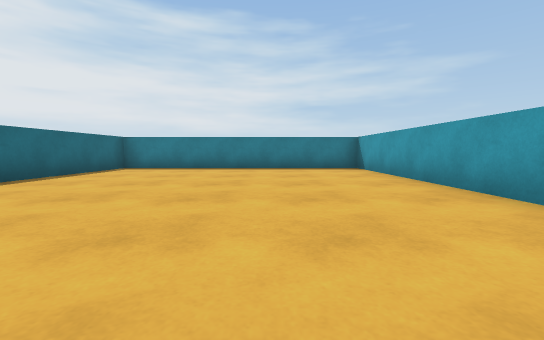
view 1 (above)

12 first-person views from a walk through a scene from a Unity 3-D project. The camera is 0.55 m above the floor, tilts 4° down and sees 90° across. The floor is counted in squares, 1 m on a side. Each view is taken from the middle of a square. On the plan, view 1 faces up. The plan holds only what a view shows up to about 9 squares ahead; the rest is blank. The place goes on beyond the plan. The player is left out. Surface patterns are stand-ins for the level's own textures.

view 2
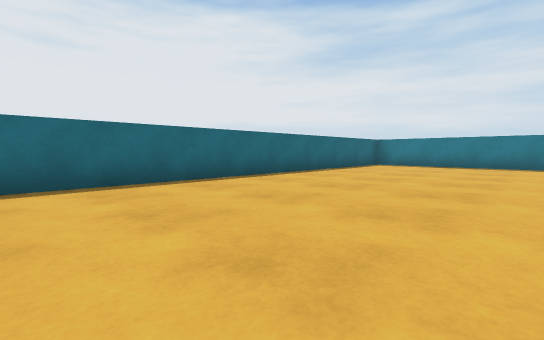

view 3
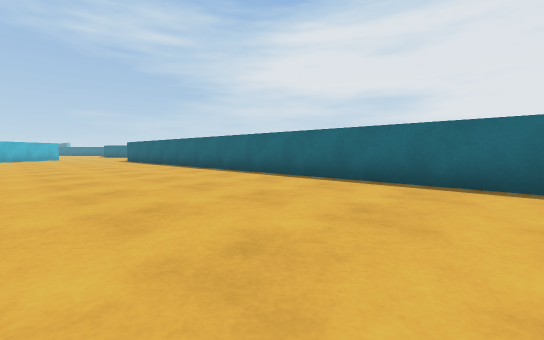

view 4
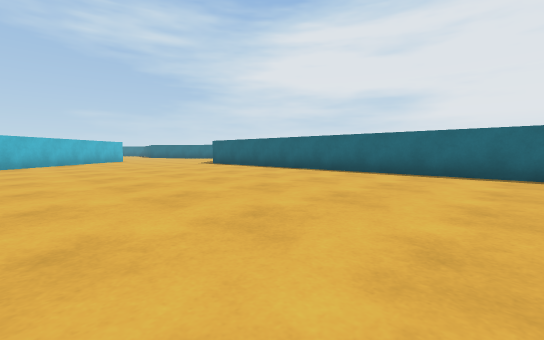

view 5
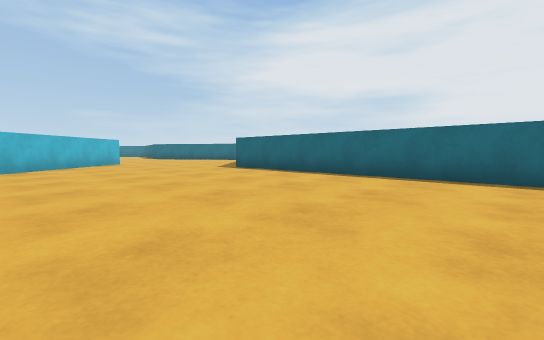

view 6
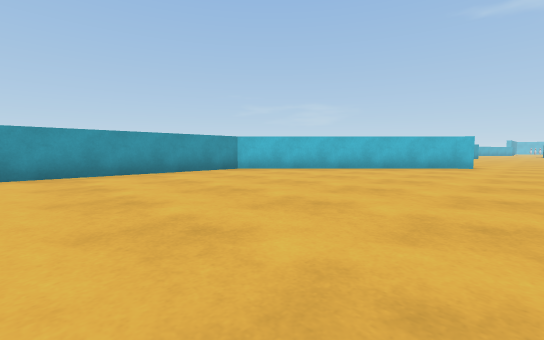

view 7
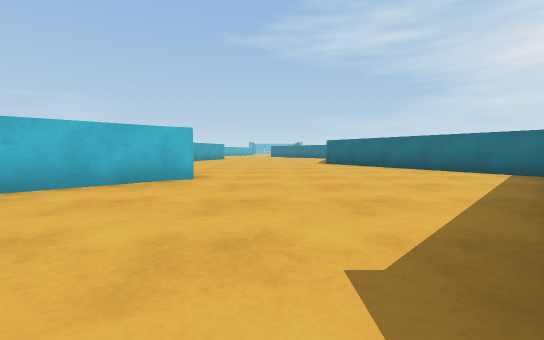

view 8
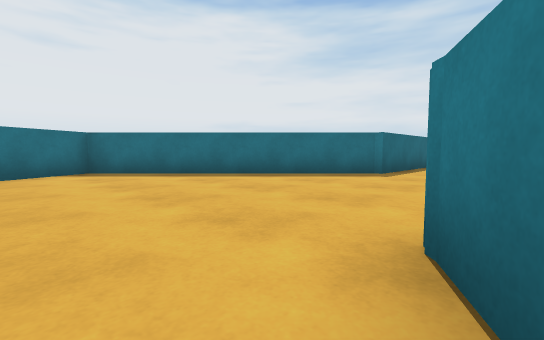

view 9
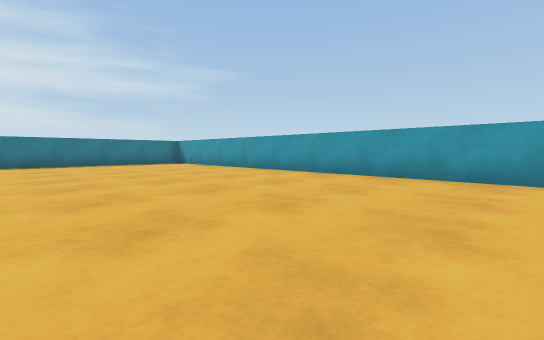

view 10
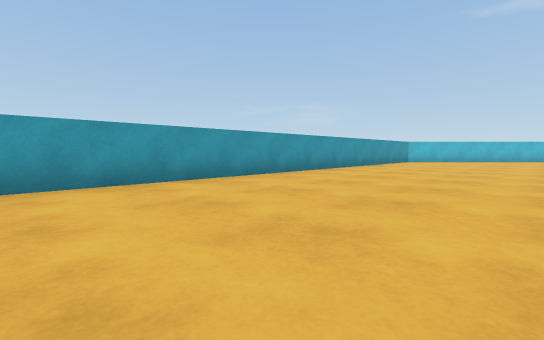

view 11
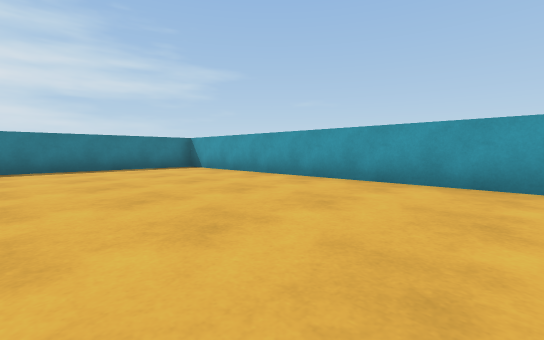

view 12
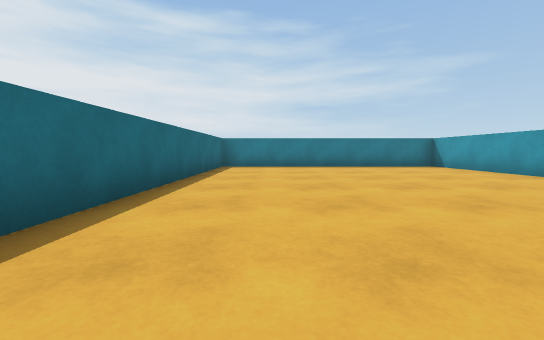

### Floor plan
Points are (right, up) in squares from view 1. A wall is a line through its corners. A room is listed if a view was taken in it or the views show most of it. See-through windows are left out.
Room 1 (views 1, 2, 3, 4, 5, 6, 7, 8, 9, 10, 11, 12)
walls: (-2.1, -20.1) (2.8, -15.2) (2.8, 8.7) (-4.7, 8.7) (-4.7, -15.3) (-9.9, -20.5) (-8.7, -22.6); (-2, -21.2) (-2.5, -20.3) (-2, -20)

Where each view was taken, in squares from view 1:
view 1: 0 up, 0 right, facing up
view 2: 2 down, 0 right, facing up-left
view 3: 0 up, 0 right, facing down-left
view 4: 5 down, 2 right, facing down-left
view 5: 8 down, 1 right, facing down-left
view 6: 10 down, 4 left, facing down-right
view 7: 15 down, 4 left, facing down
view 8: 22 down, 2 left, facing up-left
view 9: 3 down, 3 left, facing up-right
view 10: 1 down, 2 left, facing down-right
view 11: 0 up, 2 left, facing up-right
view 12: 1 down, 3 left, facing up
